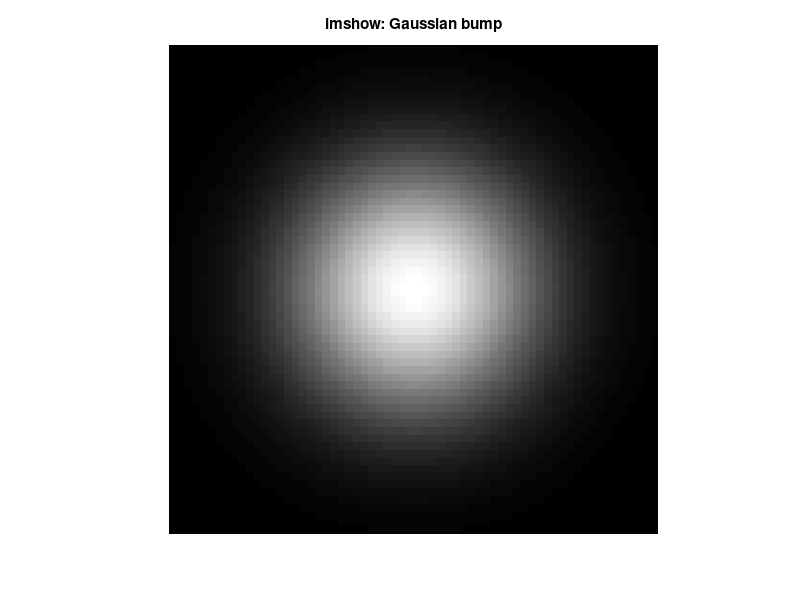

The MATLAB source for this figure:
% Display a 2-D Gaussian bump as a grayscale image.
N = 64;
[xx, yy] = meshgrid(linspace(-2, 2, N), linspace(-2, 2, N));
img = exp(-(xx.^2 + yy.^2));

figure;
imshow(img);
title('imshow: Gaussian bump');
saveas(gcf, '/tmp/plot_imshow.png');
